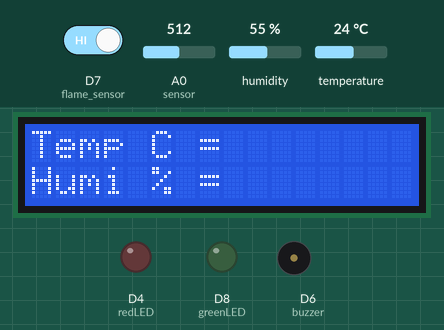
Recording of a sketch running on a simulated ESP8266 (NodeMCU). Parts: 16×2 character LCD, output pins drawn as LEDs (lit = HIGH), buzzer (waves = sounding, pin HIGH). The test bench sets the inputs (shaded band); at power-on: D7 (flame_sensor) HIGH, humidity 55 %, temperature 24 °C, A0 (sensor) = 512. WiFi joins after 1.5 s; servers stay silent unless stated; uploads are accepted with an empty reply; what the sketch prints to the serial monitor is not drawn.

Above: at 3.0 s.
3.1 s: D7 (flame_sensor) driven LOW
At 17.3 s:
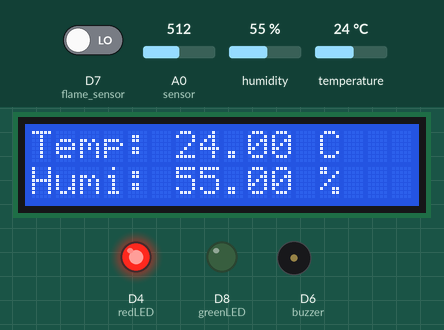
31.1 s: humidity set to 22 %
At 35.1 s:
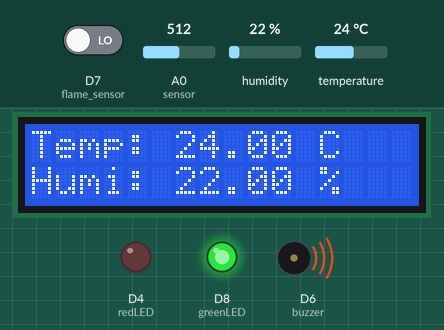
35.4 s: temperature set to 12 °C
At 47.3 s:
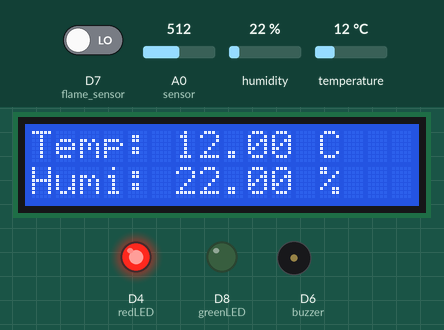
49.4 s: humidity set to 40 %
At 62.4 s:
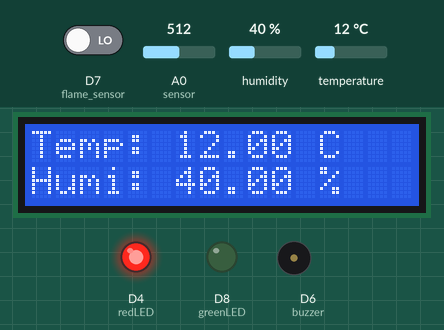
63.4 s: temperature set to 19 °C
At 77.4 s:
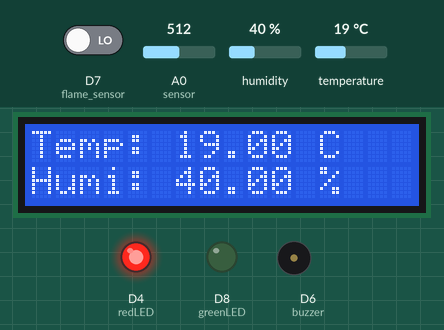
Timing chart, 0 to 78.4 s (numbered marks = the images above; inputs shaded):
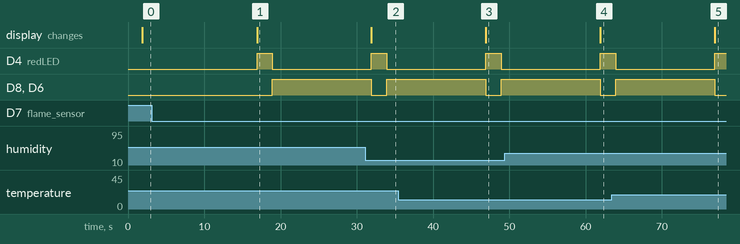

The sketch:

data_testing.ino
```cpp
#include <ESP8266WiFi.h>
#define BLYNK_PRINT Serial
#include <BlynkSimpleEsp8266.h>
#include <LiquidCrystal_I2C.h>
#include <DHT.h>
#include <Wire.h>
#include <LCD.h>
#include <SPI.h>;
//#include <SimpleTimer.h>

#include <WiFiClientSecure.h>

#define DHTPIN 14     // what pin we're connected to
#define DHTTYPE DHT22   // DHT 22  (AM2302)

#define I2C_ADDR 0x27
#define BACKLIGHT_PIN 3
#define En_pin 2
#define Rw_pin 1
#define Rs_pin 0
#define D4_pin 4
#define D5_pin 5
#define D6_pin 6
#define D7_pin 7

LiquidCrystal_I2C lcd(I2C_ADDR,En_pin,Rw_pin,Rs_pin,D4_pin,D5_pin,D6_pin,D7_pin);
DHT dht(DHTPIN, DHTTYPE); //// Initialize DHT sensor for normal 16mhz Arduino
WidgetLCD lcd1(V3);
SimpleTimer timer;

char auth[] = "NZM8Zs8_GfqApxtDdkC06JtFicdEveP9"; //Enter Authentication code sent by Blynk
char ssid[] = "Hotspot@PUTRA-2.4G"; //Enter WIFI Name
char pass[] = ""; //Enter WIFI Password

int flame_sensor = D7; //Pin for IR Flame sensor
int flame_detected = HIGH;

int chk;
//float hum;  //Stores humidity value
//float temp; //Stores temperature value

int buzzer = D6; //buzzer
int redLED = D4; //redLED
int greenLED = D8; //GreenLED

int sensor = A0; //Pin for MQ2 sensor
int sensor_limit = 520; //Threshold limit of MQ2
int tem_limit = 50; //Threshold limit for DHT22

//----------------------------------------Host & httpsPort
const char* host = "script.google.com";
const int httpsPort = 443;
//--------------------------------------

WiFiClientSecure client; //--> Create a WiFiClientSecure object.

String GAS_ID = "AKfycbyEowDfcgSde38Kl3YRdpmEZpvdoFKMrgqkJcolTNu4uBkPk4Pz6YadQsWFj71hL5YV2A"; // spreadsheet script ID

void setup()
{
  Serial.begin(115200);
  Blynk.begin(auth, ssid, pass);

  Serial.println("");
  Serial.println("WiFi connected");  //show wifi is connected
  Serial.println("IP address: "); //show the IP address
  Serial.println(WiFi.localIP()); //IP address of the shield

  client.setInsecure();

  lcd.begin(16,2); //begin LCD display
  lcd.setBacklightPin(BACKLIGHT_PIN,POSITIVE);
  lcd.setBacklight(HIGH);
  lcd.setCursor(0,0); //goto first column (column 0) and first line (Line 0)
  lcd.print("Temp C = "); //Print at cursor Location
  lcd.setCursor(0,1); //goto first column (column 0) and first line (Line 0)
  lcd.print("Humi % = "); //Print at cursor Location

  pinMode(sensor, INPUT);
  pinMode(flame_sensor, INPUT);
  pinMode(redLED,OUTPUT);
  pinMode(greenLED,OUTPUT);
  pinMode(buzzer, OUTPUT);

  dht.begin(); //start dht
  timer.setInterval(15000, sendUptime); //ttime interval of 15 seconds


}

void sendUptime(){

  float hum = dht.readHumidity();
  float temp = dht.readTemperature();

  int sensor_value = analogRead(sensor);

  flame_detected = digitalRead(flame_sensor);

  String Temp = "Temperature : " + String(temp) + " °C  ";
  String Humi = "Humidity : " + String(hum) + " %";
  String Gas = "Gas Value : " + String(sensor_value) + " ppm";

  Serial.print(Temp);
  Serial.print(Humi);
  Serial.println();


  Serial.println(Gas); //print gas level

  Serial.println(flame_detected); //print detection status

  Blynk.virtualWrite(V10, temp); //write to blynk application
  Blynk.virtualWrite(V9, hum); //

  Blynk.virtualWrite(V2, sensor_value); //

  lcd.setCursor(0,0);
  lcd.print("Temp: ");
  lcd.print(temp);
  lcd.print(" ");
  lcd.print("C");

  lcd.setCursor(0,1);
  lcd.print("Humi: ");
  lcd.print(hum);
  lcd.print(" %");

   if (temp > tem_limit)
  {
    digitalWrite(buzzer, LOW); //buzzer high, redLED high, send alert
    digitalWrite(redLED, HIGH);
    digitalWrite(greenLED, LOW);
    Blynk.notify("Alert: High Temperature");
    delay(2000);
    digitalWrite(redLED, LOW);
    digitalWrite(greenLED, HIGH);

  }
  else
  {
    digitalWrite(redLED, LOW); //buzzer low, greenLED high
    digitalWrite(greenLED, HIGH);
  }

  if (sensor_value > sensor_limit)
  {
    digitalWrite(buzzer, LOW); // buzzer high, redLED high, send alert
    digitalWrite(redLED, HIGH);
    digitalWrite(greenLED, LOW);
    Blynk.notify("Alert: Gas Leakage Detected");
    delay(2000);
    digitalWrite(redLED, LOW);
    digitalWrite(greenLED, HIGH);

  }
  else
  {
    digitalWrite(redLED, LOW); //buzzer low, greenLED high
    digitalWrite(greenLED, HIGH);
  }


  if (flame_detected == LOW)
  {
    digitalWrite(buzzer, LOW); //buzzer high, redLED high, send alert
    digitalWrite(redLED, HIGH);
    digitalWrite(greenLED, LOW);
    Serial.println("Flame detected...! take action immediately.");

    lcd1.clear(); //Use it to clear the LCD Widget
    lcd1.print(4, 0, "Detected!"); //display in blynk dashboard
    Blynk.notify("Alert: Fire Detected!"); //notification
    delay(2000);
    digitalWrite(buzzer, HIGH);
    digitalWrite(redLED, LOW);
    digitalWrite(greenLED, HIGH);
    delay(2000);

  }
  else
  {
    Serial.println("No flame detected.");
    digitalWrite(buzzer, HIGH);
    digitalWrite(redLED, LOW);
    digitalWrite(greenLED, HIGH);
    lcd1.clear(); //Use it to clear the LCD Widget
    lcd1.print(4, 0, "Not Detected");
  }

  sendData(temp, hum, sensor_value, flame_detected); //--> Calls the sendData Subroutine
 // delay(30000);
  //Blynk.run(); // Initiates Blynk
}

void loop()
{
  Blynk.run(); //loopback
  timer.run();

}

void sendData(float tem, float humi, int gas, int flame) {
  Serial.println("==========");
  Serial.print("connecting to ");
  Serial.println(host);

  //----------------------------------------Connect to Google host
  if (!client.connect(host, httpsPort)) {
    Serial.println("connection failed");
    return;
  }
  //----------------------------------------

  //----------------------------------------Processing data and sending data
  String string_temperature =  String(tem);
  // String string_temperature =  String(tem, DEC);
  String string_humidity =  String(humi);
  String string_gas =  String(gas);
  String string_flame =  String(flame);
  String url = "/macros/s/" + GAS_ID + "/exec?temperature=" + string_temperature + "&humidity=" + string_humidity + "&gas=" + string_gas + "&flame=" + string_flame;;
  Serial.print("requesting URL: ");
  Serial.println(url);

  client.print(String("GET ") + url + " HTTP/1.1\r\n" +
         "Host: " + host + "\r\n" +
         "User-Agent: BuildFailureDetectorESP8266\r\n" +
         "Connection: close\r\n\r\n");

  Serial.println("request sent");
  //----------------------------------------

  //----------------------------------------Checking whether the data was sent successfully or not
  while (client.connected()) {
    String line = client.readStringUntil('\n');
    if (line == "\r") {
      Serial.println("headers received");
      break;
    }
  }
  String line = client.readStringUntil('\n');
  if (line.startsWith("{\"state\":\"success\"")) {
    Serial.println("esp8266/Arduino CI successfull!");
  } else {
    Serial.println("esp8266/Arduino CI has failed");
  }
  Serial.print("reply was : ");
  Serial.println(line);
  Serial.println("closing connection");
  Serial.println("==========");
  Serial.println();
  //----------------------------------------

  //Blynk.run(); // Initiates Blynk
}
```

Measured:
- after the input at 3.1 s, D4 (redLED): LOW → HIGH after 13.8 s, → LOW 2.0 s later; D8 (greenLED), D6 (buzzer): LOW → HIGH after 15.8 s instead of 13.8 s
- after the input at 31.1 s, the display: changes after 0.82 s (image 2)
- after the input at 35.4 s, the display: changes after 11.5 s (image 3)
- after the input at 49.4 s, the display: changes after 12.5 s (image 4)
- after the input at 63.4 s, the display: changes after 13.5 s (image 5)
